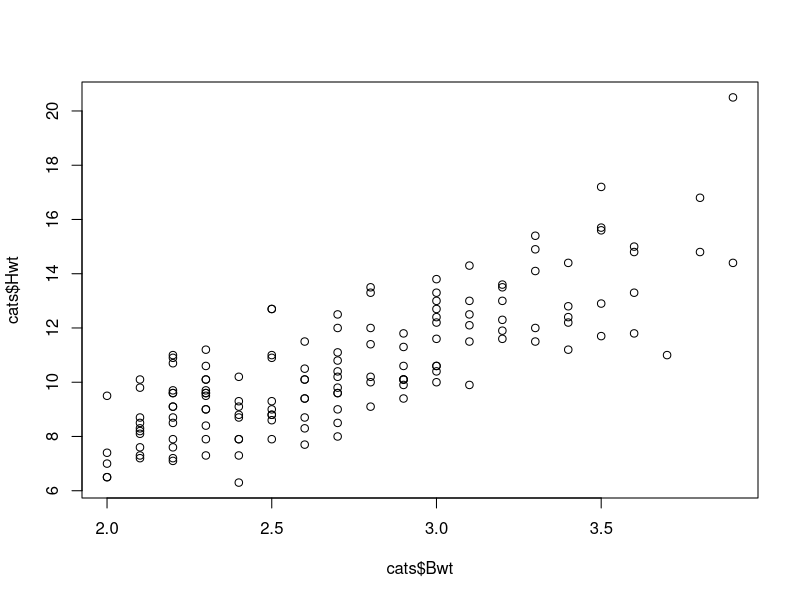
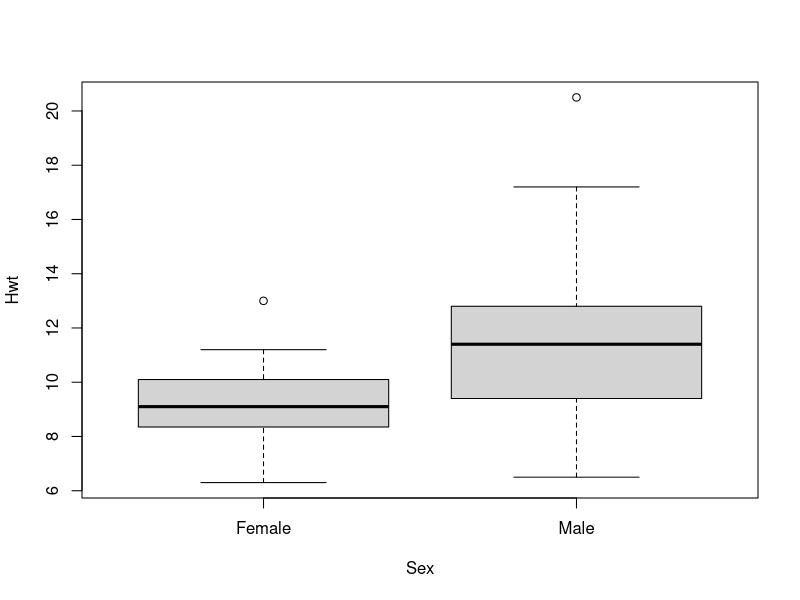
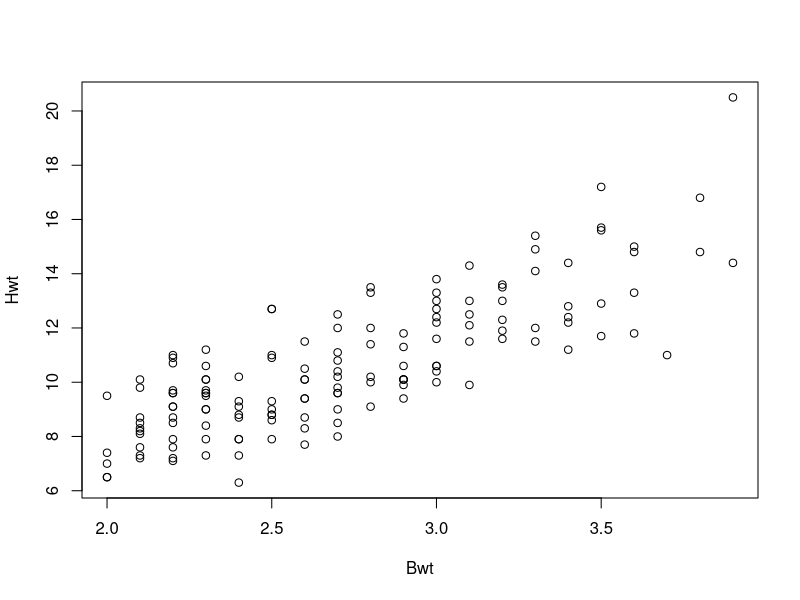
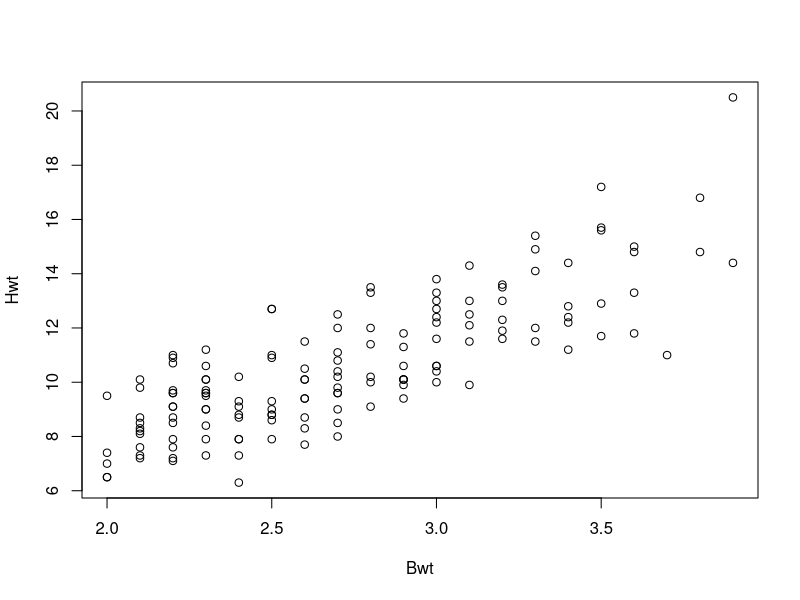
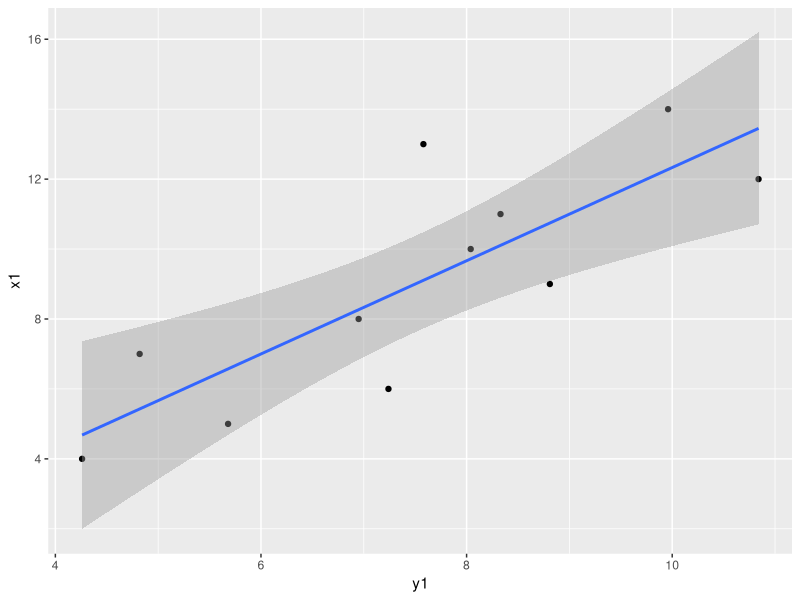
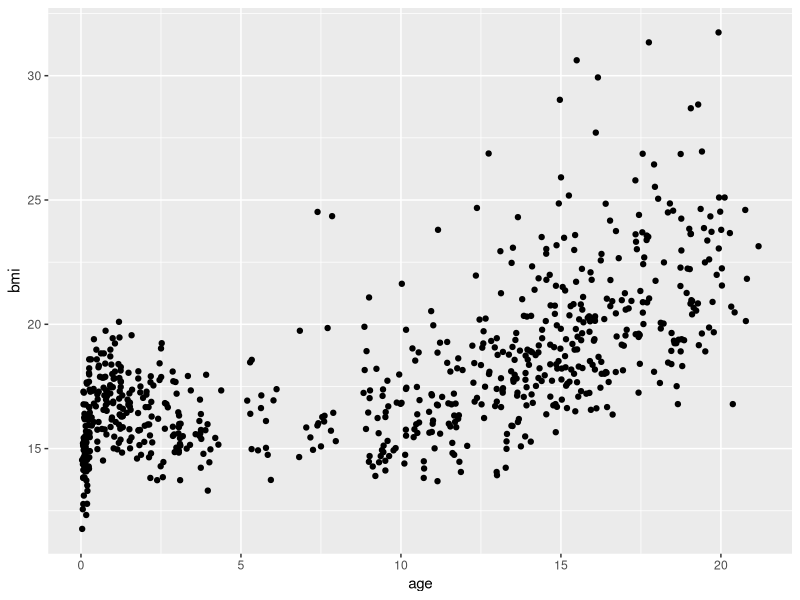
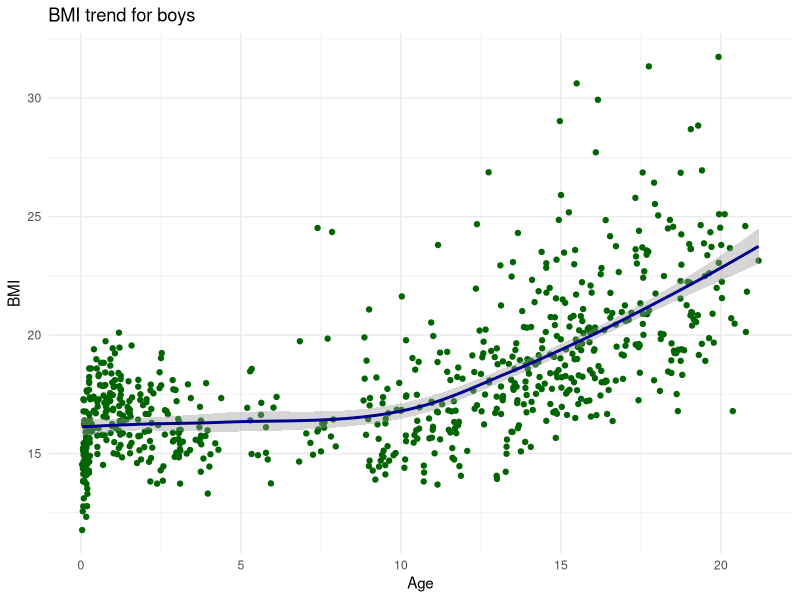

Write R code to recreate these figures, in order.
## ---- chunk 1
a <- 100
b <- a^2
## ---- chunk 2
c(1, 3, 5, 2, 6, 4)
v <- 1:6
v
v[4]
## ---- chunk 3
m <- matrix(1:6, nrow = 3, ncol = 2)
m
m[1, ]
m[, 2]
## ---- chunk 4
d <- data.frame(numbers = 1:3, 
                letters = c("a", "b", "c"),
                V3 = c(TRUE, FALSE, TRUE))
d
d$numbers
d$letters
## ---- chunk 5
l <- list(vector = v, dframe = d)
l
l$vector
l$dframe$numbers
## ---- chunk 6
library(stats)
## ---- chunk 7
require(stats)
## ---- chunk 8
library(MASS)     # for the cats data
library(dplyr)    # data manipulation
library(haven)    # in/exporting data
library(magrittr) # pipes
library(mice)     # for the boys data
library(ggplot2)  # visualization
## ---- chunk 9
head(cats)
## ---- chunk 10
str(cats)
## ---- chunk 11
fem.cats <- cats[cats$Sex == "F", ]
dim(fem.cats)
head(fem.cats)
## ---- chunk 12
heavy.cats <- cats[cats$Bwt > 3, ]
dim(heavy.cats)
head(heavy.cats)
## ---- chunk 13
heavy.cats <- subset(cats, Bwt > 3)
dim(heavy.cats)
head(heavy.cats)
## ---- chunk 14
filter(cats, Bwt > 2, Bwt < 2.2, Sex == "F")
## ---- chunk 15
class(cats$Sex)
levels(cats$Sex)
## ---- chunk 16
levels(cats$Sex) <- c("Female", "Male")
table(cats$Sex)
head(cats)
## ---- chunk 17
sort1 <- arrange(cats, Bwt)
head(sort1)
sort2 <- arrange(cats, desc(Bwt))
head(sort2)
## ---- chunk 18
cats.numbers <- cbind(Weight = cats$Bwt, HeartWeight = cats$Hwt)
head(cats.numbers)
## ---- chunk 19
rbind(cats[1:3, ], cats[1:5, ])
## ---- chunk 20
cor(cats[, -1])
## ---- chunk 21
cor.test(cats$Bwt, cats$Hwt)
## ---- chunk 22
plot(cats$Bwt, cats$Hwt)
## ---- chunk 23
t.test(formula = Hwt ~ Sex, data = cats)
## ---- chunk 24
plot(formula = Hwt ~ Sex, data = cats)
## ---- chunk 25
a <- 2
a > 5
if (a > 5){
  print("a is larger than 5.")
}
## ---- chunk 26
a <- 8
if (a > 5){
  print("a is larger than 5.")
}
## ---- chunk 27
a <- 2
if (a > 5){
  print("a is larger than 5.")
} else {
  print("a is smaller than 5.")
}
## ---- chunk 28
a <- 8
if (a > 5){
  print("a is larger than 5.")
} else {
  print("a is smaller than 5.")
}
## ---- chunk 29
# Let's print the numbers 1 to 6 one by one. 
print(1)
print(2)
print(3)
print(4)
print(5)
print(6)
## ---- chunk 30
for (i in 1:6){
  print(i)
}
## ---- chunk 31
for (i in 1:6){
  print(i < 5)
}
## ---- chunk 32
for (i in 1:nrow(cats)){
  if (cats$Bwt[i] > 2.5){
    cat(i, "is over 2.5. It is:", cats$Bwt[i], "\n")
  }
}
## ---- chunk 33
apply(cats[, -1], MARGIN = 2, mean)
## ---- chunk 34
colMeans(cats[, -1])
## ---- chunk 35
rand.mat <- matrix(rnorm(21), nrow = 3, ncol = 7)
rand.mat
apply(rand.mat, MARGIN = 1, FUN = max)
apply(rand.mat, MARGIN = 2, FUN = max)
## ---- chunk 36
rand.mat
apply(rand.mat, MARGIN = 1, FUN = sum)
apply(rand.mat, MARGIN = 2, FUN = var)
## ---- chunk 37
my.list <- list(A = c(4, 2, 1:3), B = "Hello.", C = TRUE)
sapply(my.list, class)
sapply(my.list, range)
## ---- chunk 38
class(cats)
is.list(cats)
## ---- chunk 39
sapply(cats, class)
## ---- chunk 40
lapply(cats, class)
## ---- chunk 41
mean(1:6)
## ---- chunk 42
myfunction <- function(arguments){
  hereyourfunctioncode
}
## ---- chunk 43
mean.sd <- function(argument1, argument2){
  mean1 <- mean(argument1) 
  mean2 <- mean(argument2)
  sd1 <- sd(argument1)
  sd2 <- sd(argument2)
  result <- data.frame(mean = c(mean1, mean2),
                       sd = c(sd1, sd2), 
                       row.names = c("first", "second"))
  return(result)
}
## ---- chunk 44
mean.sd(argument1 = 1:10,
        argument2 = 3:8)
## ---- chunk 45
mean.sd(1:10, 3:8)
## ---- chunk 46
boys  <- read_sav("boys.sav")
boys2 <- transform(boys, hgt = hgt / 100)
boys3 <- filter(boys2, age > 15)
boys4 <- subset(boys3, select = c(hgt, wgt, bmi))
## ---- chunk 47
boys <-
  read_sav("boys.sav") %>%
  transform(hgt = hgt/100) %>%
  filter(age > 15) %>%
  subset(select = c(hgt, wgt, bmi))
## ---- chunk 48
rnorm(10) %>% mean()
## ---- chunk 49
boys %>% cor(use = "pairwise.complete.obs")
## ---- chunk 50
boys %>% subset(select = wgt) %>% na.omit() %>% max()
## ---- chunk 51
cats %>%
  plot(Hwt ~ Bwt, data = .)
## ---- chunk 52
cats %$%
  plot(Hwt ~ Bwt)
## ---- chunk 53
cats %$%
  t.test(Hwt ~ Sex)
## ---- chunk 54
cats.test <- cats %$%
  t.test(Bwt ~ Sex)

cats.test
## ---- chunk 55
anscombe
## ---- chunk 56
anscombe %>%
  ggplot(aes(y1, x1)) + 
  geom_point() + 
  geom_smooth(method = "lm")
## ---- chunk 57
mice::boys %>%
  ggplot(aes(x = age, y = bmi)) +
  geom_point(na.rm = TRUE)
## ---- chunk 58
gg <- 
  mice::boys %>%
  ggplot(aes(x = age, y = bmi)) +
  geom_point(col = "dark green")
## ---- chunk 59
gg <- gg + 
  geom_smooth(col = "dark blue")
## ---- chunk 60
gg <- gg + 
  labs(x = "Age", y = "BMI", title = "BMI trend for boys") +
  theme_minimal()
## ---- chunk 61
plot(gg)
